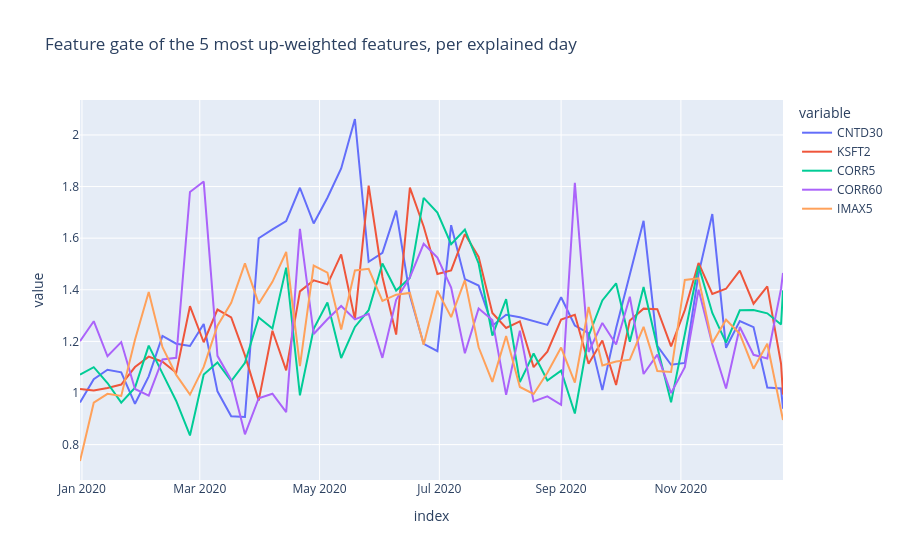
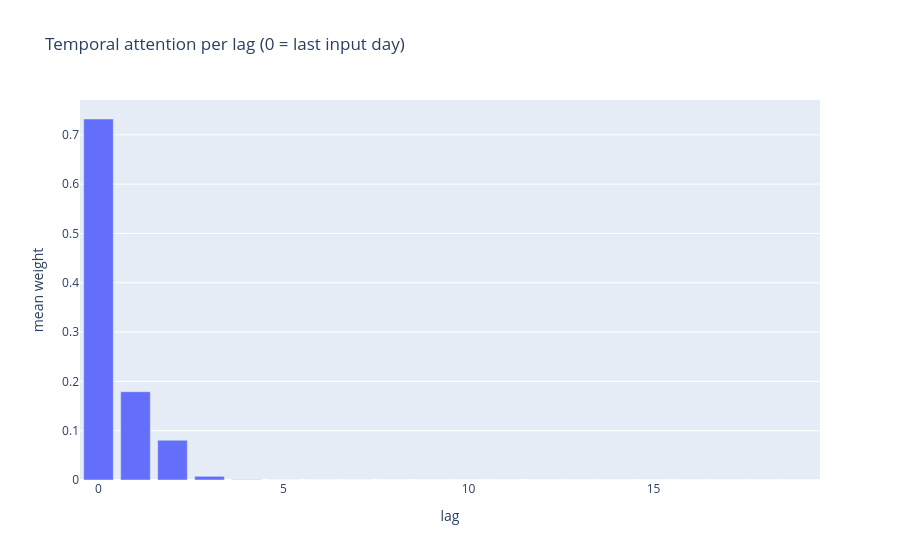

The cell these charts' notebook holds for them, in order:
### Markdown cell above
## 5. MASTER's own weights

The **feature gate** reweights the 157 Alpha158 features from the market features of the last input day (the same weights for every stock, mean 1): it is the channel through which the market features act, invisible to IG with the day-mean baseline. **Temporal attention**: the weight of each day of the window. **Inter-stock attention**: how much a stock attends to the others; 1/N for every pair would be uniform.

### Code cell
if adapter.cfg.model == "MASTER":
    w = run_weights(adapter, dates)
    print("replay of the forward pass, largest difference from the model's output:", w["max_diff"])
    gate = pd.DataFrame(w["gate"], columns=names[:w["gate"].shape[1]], index=pd.to_datetime(w["date"]))
    gate_summary = gate.agg(["mean", "std"]).T.sort_values("mean", ascending=False)
    display(gate_summary.head(15))
    px.line(gate[gate_summary.index[:5]], title="Feature gate of the 5 most up-weighted features, per explained day").show()
    temporal = np.concatenate(w["temporal"]).mean(0)
    px.bar(x=[len(temporal) - 1 - t for t in range(len(temporal))], y=temporal, labels={"x": "lag", "y": "mean weight"},
           title="Temporal attention per lag (0 = last input day)").show()
    self_weight = [np.diag(m).mean() * len(m) for m in w["inter"]]
    print(f"inter-stock attention on oneself, relative to uniform (1 = uniform): {np.mean(self_weight):.2f}")
    ig_feat = feature(glob["ig_joint", "pred"])
    print("gate mean vs IG feature importance (Alpha158 features):", agreement(gate_summary["mean"], ig_feat))
